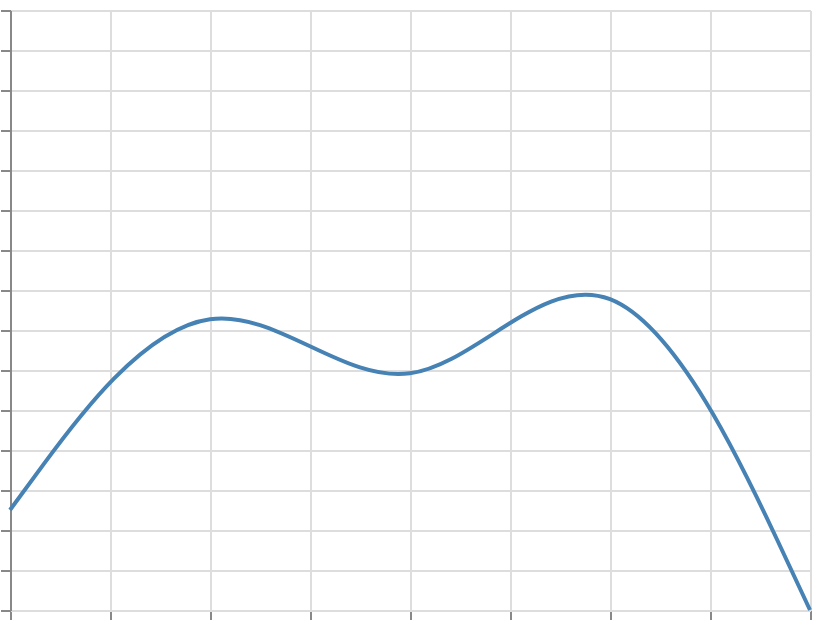

Here is the Vega-Lite specification saved for this chart:
### Vega specification from a JSON file in a GitHub repository (floating-point values rounded to 4 significant figures)
{"$schema": "https://vega.github.io/schema/vega/v6.json", "width": 400, "height": 300, "padding": 5, "autosize": "none", "data": [{"name": "table", "values": [{"x": 0, "y": 5}, {"x": 1, "y": 25}, {"x": 2, "y": 10}, {"x": 3, "y": 30}, {"x": 4, "y": 0}]}], "scales": [{"name": "x", "type": "linear", "domain": {"data": "table", "field": "x"}, "range": "width", "nice": true}, {"name": "y", "type": "linear", "domain": {"data": "table", "field": "y"}, "range": [{"signal": "height"}, 0], "nice": true}], "marks": [{"type": "line", "from": {"data": "table"}, "encode": {"update": {"x": {"scale": "x", "field": "x"}, "y": {"scale": "y", "field": "y"}, "stroke": {"value": "steelblue"}, "strokeWidth": {"value": 2}, "interpolate": {"value": "bundle"}, "tension": {"value": 0.7}}}}], "axes": [{"scale": "x", "orient": "bottom", "grid": true, "labels": false}, {"scale": "y", "orient": "left", "grid": true, "labels": false}]}
